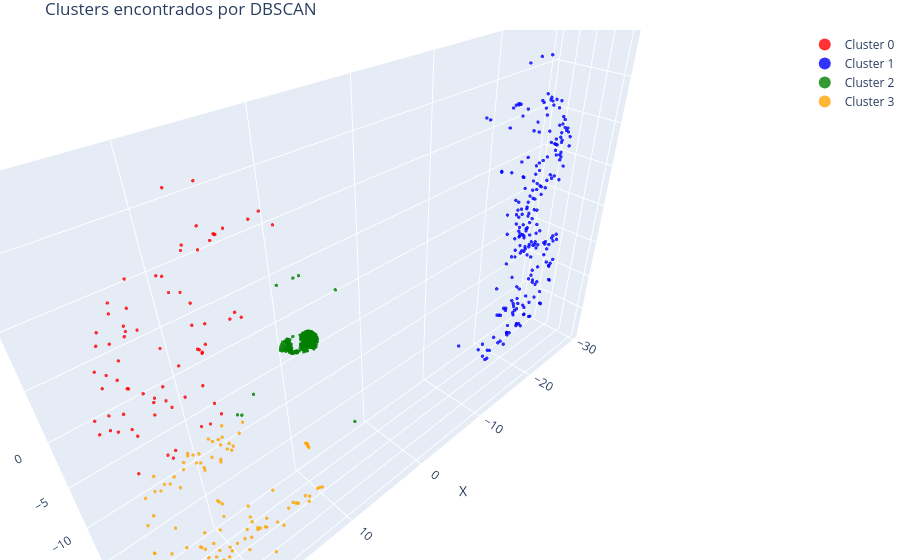

Here is the notebook cell this chart was saved with:
### Markdown cell above
### 7.4 Dataset pointcloud.csv

### Code cell
df = pd.read_csv('data/pointcloud_1686138334837467970.csv')
df_vehiculos_limpio = sustraer_fondo(limpiar_puntos(df), tree_fondo)
coords = df_vehiculos_limpio[['x', 'y', 'z']].values
labels = kmeans(coords, n_clusters_val=4, random_state_val=48)
plot_clusters(coords, labels)
